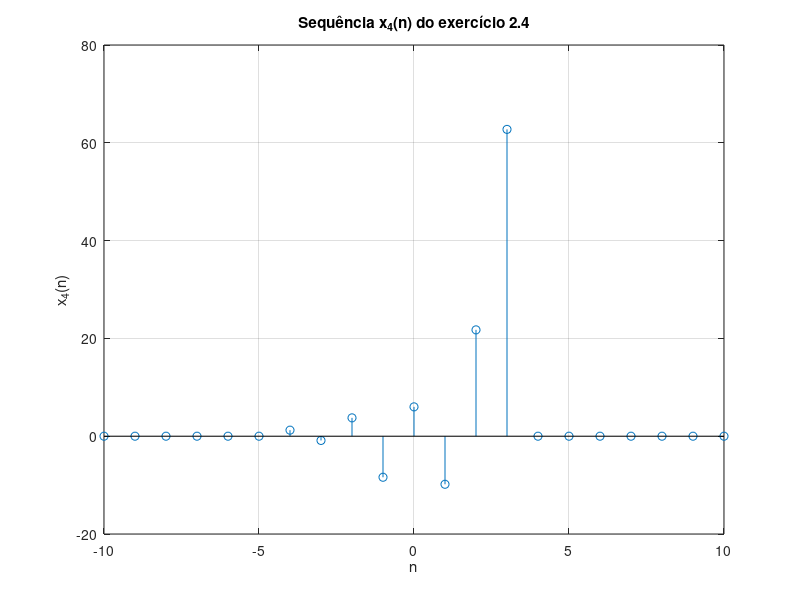

The MATLAB script that drew this image:
% EXERCÍCIO 2.4 - LISTA 1

% Sinal original
x = [2, 4, -3, 1, -5, 4, 7];
n_x = -3:3;  % índice 0 está no 4º elemento de x

% Faixa de n desejada
n = -10:10;

% Inicializar x(n) e x(n+2) na faixa de n
x_n = zeros(size(n));
x_n2 = zeros(size(n));

% Preencher os valores correspondentes de x(n) e x(n+2)
for i = 1:length(n)
    idx_n = find(n_x == n(i));
    if ~isempty(idx_n)
        x_n(i) = x(idx_n);
    end
    
    idx_n2 = find(n_x == (n(i)+2));
    if ~isempty(idx_n2)
        x_n2(i) = x(idx_n2);
    end
end

% Calcular x4(n)
x4 = 2*exp(0.5*n).*x_n + cos(0.1*pi*n).*x_n2;

% Plotar
stem(n, x4);
title('Sequência x_4(n) do exercício 2.4');
xlabel('n');
ylabel('x_4(n)');
grid on;
